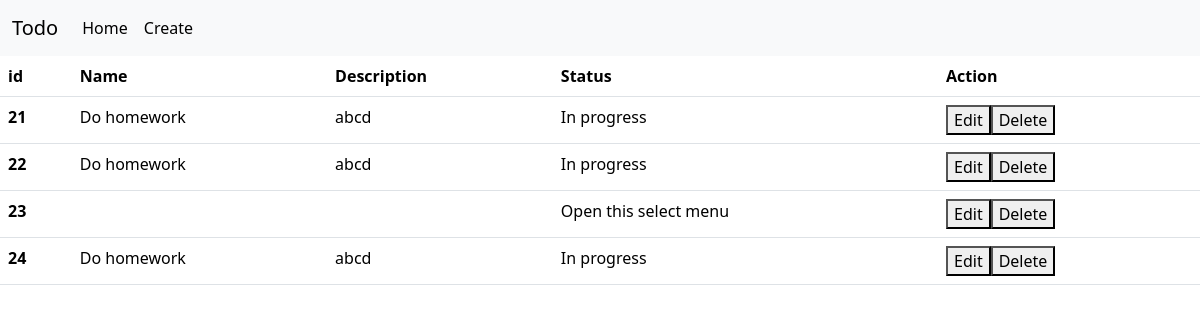
Page /home/ on the earlier database version.
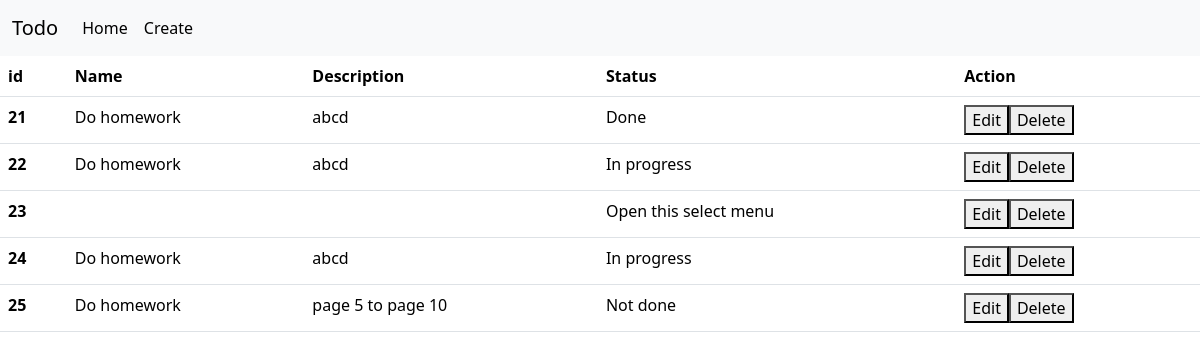
Same page on the later database version.
### base/models.py (models this page shows)
class Todo(models.Model):
    name = models.CharField(max_length=300)
    description = models.TextField()
    status = models.CharField(max_length=300)

### base/views.py (the view)
# urls.py: 2. Add a URL to urlpatterns:  path('', views.home, name='home')
def home(request):
    todo_objs = Todo.objects.all()
    data = {'todos':todo_objs}
    return render(request,'index.html',context=data)

### templates/index.html (shortened to what this page needs)
<!DOCTYPE html>
<html lang="en">
<head>
    <link href="https://cdn.jsdelivr.net/npm/bootstrap@5.3.2/dist/css/bootstrap.min.css" rel="stylesheet">
</head>
<body>
    {% include 'nav.html' %}
    <table class="table">
        <thead>
          <tr>
            <th scope="col">id</th>
            <th scope="col">Name</th>
            <th scope="col">Description</th>
            <th scope="col">Status</th>
            <th scope="col">Action</th>
          </tr>
        </thead>
        <tbody>
          {% for todo in todos %}
              <tr>
                <th scope="row">{{todo.id}}</th>
                <td>{{todo.name}}</td>
                <td>{{todo.description}}</td>
                <td>{{todo.status}}</td>
                <td><a href="{% url 'edit' pk=todo.id%}"><button>Edit</button></a><button>Delete</button></td>
              </tr>
          {% endfor %}
        </tbody>
      </table>
</body>
</html>

Differences in the rows shown:
changed Todo id 21: status "In progress" → "Done"
added Todo: id "25", name "Do homework", description "page 5 to page 10", status "Not done"
